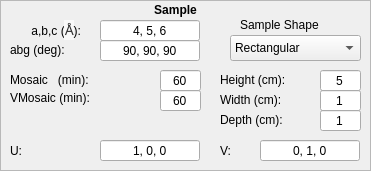
   <widget class="QFrame" name="sample_frame">
    <property name="geometry">
     <rect>
      <x>10</x>
      <y>310</y>
      <width>371</width>
      <height>171</height>
     </rect>
    </property>
    <property name="sizePolicy">
     <sizepolicy hsizetype="Expanding" vsizetype="Expanding">
      <horstretch>0</horstretch>
      <verstretch>0</verstretch>
     </sizepolicy>
    </property>
    <property name="minimumSize">
     <size>
      <width>351</width>
      <height>171</height>
     </size>
    </property>
    <property name="frameShape">
     <enum>QFrame::StyledPanel</enum>
    </property>
    <property name="frameShadow">
     <enum>QFrame::Sunken</enum>
    </property>
    <widget class="QLabel" name="sample_label">
     <property name="geometry">
      <rect>
       <x>0</x>
       <y>0</y>
       <width>351</width>
       <height>20</height>
      </rect>
     </property>
     <property name="minimumSize">
      <size>
       <width>351</width>
       <height>20</height>
      </size>
     </property>
     <property name="text">
      <string>&lt;html&gt;&lt;head/&gt;&lt;body&gt;&lt;p&gt;&lt;span style=&quot; font-weight:600;&quot;&gt;Sample&lt;/span&gt;&lt;/p&gt;&lt;/body&gt;&lt;/html&gt;</string>
     </property>
     <property name="alignment">
      <set>Qt::AlignCenter</set>
     </property>
    </widget>
    <widget class="QLabel" name="abc_label">
     <property name="geometry">
      <rect>
       <x>10</x>
       <y>20</y>
       <width>71</width>
       <height>20</height>
      </rect>
     </property>
     <property name="sizePolicy">
      <sizepolicy hsizetype="Fixed" vsizetype="Fixed">
       <horstretch>0</horstretch>
       <verstretch>0</verstretch>
      </sizepolicy>
     </property>
     <property name="minimumSize">
      <size>
       <width>61</width>
       <height>20</height>
      </size>
     </property>
     <property name="text">
      <string>&lt;html&gt;&lt;head/&gt;&lt;body&gt;&lt;p align=&quot;right&quot;&gt;a,b,c (&lt;span style=&quot; font-family:'Open Sans,Helvetica Neue,Helvetica,Arial,sans-serif'; font-size:14px; color:#333333; background-color:#f9f9f9;&quot;&gt;Å&lt;/span&gt;):&lt;/p&gt;&lt;/body&gt;&lt;/html&gt;</string>
     </property>
    </widget>
    <widget class="QLineEdit" name="abc_input">
     <property name="geometry">
      <rect>
       <x>100</x>
       <y>20</y>
       <width>100</width>
       <height>21</height>
      </rect>
     </property>
     <property name="sizePolicy">
      <sizepolicy hsizetype="Fixed" vsizetype="Fixed">
       <horstretch>0</horstretch>
       <verstretch>0</verstretch>
      </sizepolicy>
     </property>
     <property name="minimumSize">
      <size>
       <width>100</width>
       <height>21</height>
      </size>
     </property>
     <property name="maximumSize">
      <size>
       <width>100</width>
       <height>21</height>
      </size>
     </property>
     <property name="text">
      <string>4, 5, 6</string>
     </property>
     <property name="alignment">
      <set>Qt::AlignCenter</set>
     </property>
    </widget>
    <widget class="QLineEdit" name="abg_input">
     <property name="geometry">
      <rect>
       <x>100</x>
       <y>40</y>
       <width>100</width>
       <height>21</height>
      </rect>
     </property>
     <property name="sizePolicy">
      <sizepolicy hsizetype="Fixed" vsizetype="Fixed">
       <horstretch>0</horstretch>
       <verstretch>0</verstretch>
      </sizepolicy>
     </property>
     <property name="minimumSize">
      <size>
       <width>100</width>
       <height>21</height>
      </size>
     </property>
     <property name="maximumSize">
      <size>
       <width>100</width>
       <height>21</height>
      </size>
     </property>
     <property name="text">
      <string>90, 90, 90</string>
     </property>
     <property name="alignment">
      <set>Qt::AlignCenter</set>
     </property>
    </widget>
    <widget class="QLabel" name="abg_label">
     <property name="geometry">
      <rect>
       <x>10</x>
       <y>40</y>
       <width>81</width>
       <height>20</height>
      </rect>
     </property>
     <property name="sizePolicy">
      <sizepolicy hsizetype="Fixed" vsizetype="Fixed">
       <horstretch>0</horstretch>
       <verstretch>0</verstretch>
      </sizepolicy>
     </property>
     <property name="minimumSize">
      <size>
       <width>63</width>
       <height>16</height>
      </size>
     </property>
     <property name="text">
      <string>&lt;html&gt;&lt;head/&gt;&lt;body&gt;&lt;p&gt;abg (deg):&lt;/p&gt;&lt;/body&gt;&lt;/html&gt;</string>
     </property>
    </widget>
    <widget class="QLineEdit" name="sample_width_input">
     <property name="geometry">
      <rect>
       <x>320</x>
       <y>90</y>
       <width>41</width>
       <height>21</height>
      </rect>
     </property>
     <property name="minimumSize">
      <size>
       <width>41</width>
       <height>21</height>
      </size>
     </property>
     <property name="maximumSize">
      <size>
       <width>41</width>
       <height>21</height>
      </size>
     </property>
     <property name="text">
      <string>1</string>
     </property>
     <property name="alignment">
      <set>Qt::AlignCenter</set>
     </property>
    </widget>
    <widget class="QLineEdit" name="sample_vmosaic_input">
     <property name="geometry">
      <rect>
       <x>160</x>
       <y>90</y>
       <width>41</width>
       <height>21</height>
      </rect>
     </property>
     <property name="minimumSize">
      <size>
       <width>41</width>
       <height>21</height>
      </size>
     </property>
     <property name="maximumSize">
      <size>
       <width>41</width>
       <height>21</height>
      </size>
     </property>
     <property name="text">
      <string>60</string>
     </property>
     <property name="alignment">
      <set>Qt::AlignCenter</set>
     </property>
    </widget>
    <widget class="QLineEdit" name="sample_v_input">
     <property name="geometry">
      <rect>
       <x>260</x>
       <y>140</y>
       <width>100</width>
       <height>21</height>
      </rect>
     </property>
     <property name="minimumSize">
      <size>
       <width>100</width>
       <height>21</height>
      </size>
     </property>
     <property name="maximumSize">
      <size>
       <width>100</width>
       <height>21</height>
      </size>
     </property>
     <property name="text">
      <string>0, 1, 0</string>
     </property>
     <property name="alignment">
      <set>Qt::AlignCenter</set>
     </property>
    </widget>
    <widget class="QLabel" name="sample_height_label">
     <property name="geometry">
      <rect>
       <x>220</x>
       <y>70</y>
       <width>91</width>
       <height>20</height>
      </rect>
     </property>
     <property name="sizePolicy">
      <sizepolicy hsizetype="Fixed" vsizetype="Fixed">
       <horstretch>0</horstretch>
       <verstretch>0</verstretch>
      </sizepolicy>
     </property>
     <property name="minimumSize">
      <size>
       <width>71</width>
       <height>16</height>
      </size>
     </property>
     <property name="text">
      <string>Height (cm):</string>
     </property>
     <property name="alignment">
      <set>Qt::AlignLeading|Qt::AlignLeft|Qt::AlignVCenter</set>
     </property>
    </widget>
    <widget class="QLabel" name="sample_u_label">
     <property name="geometry">
      <rect>
       <x>10</x>
       <y>140</y>
       <width>21</width>
       <height>21</height>
      </rect>
     </property>
     <property name="minimumSize">
      <size>
       <width>21</width>
       <height>21</height>
      </size>
     </property>
     <property name="text">
      <string>U:</string>
     </property>
    </widget>
    <widget class="QLabel" name="sample_width_label">
     <property name="geometry">
      <rect>
       <x>220</x>
       <y>90</y>
       <width>91</width>
       <height>20</height>
      </rect>
     </property>
     <property name="sizePolicy">
      <sizepolicy hsizetype="Fixed" vsizetype="Fixed">
       <horstretch>0</horstretch>
       <verstretch>0</verstretch>
      </sizepolicy>
     </property>
     <property name="minimumSize">
      <size>
       <width>71</width>
       <height>16</height>
      </size>
     </property>
     <property name="text">
      <string>Width (cm):</string>
     </property>
     <property name="alignment">
      <set>Qt::AlignLeading|Qt::AlignLeft|Qt::AlignVCenter</set>
     </property>
    </widget>
    <widget class="QLineEdit" name="sample_height_input">
     <property name="geometry">
      <rect>
       <x>320</x>
       <y>70</y>
       <width>41</width>
       <height>21</height>
      </rect>
     </property>
     <property name="minimumSize">
      <size>
       <width>41</width>
       <height>21</height>
      </size>
     </property>
     <property name="maximumSize">
      <size>
       <width>41</width>
       <height>21</height>
      </size>
     </property>
     <property name="text">
      <string>5</string>
     </property>
     <property name="alignment">
      <set>Qt::AlignCenter</set>
     </property>
    </widget>
    <widget class="QLabel" name="sample_mosaic_label">
     <property name="geometry">
      <rect>
       <x>10</x>
       <y>70</y>
       <width>111</width>
       <height>20</height>
      </rect>
     </property>
     <property name="sizePolicy">
      <sizepolicy hsizetype="Fixed" vsizetype="Fixed">
       <horstretch>0</horstretch>
       <verstretch>0</verstretch>
      </sizepolicy>
     </property>
     <property name="minimumSize">
      <size>
       <width>101</width>
       <height>16</height>
      </size>
     </property>
     <property name="text">
      <string>Mosaic   (min):</string>
     </property>
     <property name="alignment">
      <set>Qt::AlignLeading|Qt::AlignLeft|Qt::AlignVCenter</set>
     </property>
    </widget>
    <widget class="QLabel" name="sample_depth_label">
     <property name="geometry">
      <rect>
       <x>220</x>
       <y>110</y>
       <width>91</width>
       <height>20</height>
      </rect>
     </property>
     <property name="sizePolicy">
      <sizepolicy hsizetype="Fixed" vsizetype="Fixed">
       <horstretch>0</horstretch>
       <verstretch>0</verstretch>
      </sizepolicy>
     </property>
     <property name="minimumSize">
      <size>
       <width>71</width>
       <height>16</height>
      </size>
     </property>
     <property name="text">
      <string>Depth (cm):</string>
     </property>
     <property name="alignment">
      <set>Qt::AlignLeading|Qt::AlignLeft|Qt::AlignVCenter</set>
     </property>
    </widget>
    <widget class="QLineEdit" name="sample_u_input">
     <property name="geometry">
      <rect>
       <x>100</x>
       <y>140</y>
       <width>100</width>
       <height>21</height>
      </rect>
     </property>
     <property name="minimumSize">
      <size>
       <width>100</width>
       <height>21</height>
      </size>
     </property>
     <property name="maximumSize">
      <size>
       <width>100</width>
       <height>21</height>
      </size>
     </property>
     <property name="text">
      <string>1, 0, 0</string>
     </property>
     <property name="alignment">
      <set>Qt::AlignCenter</set>
     </property>
    </widget>
    <widget class="QLabel" name="sample_v_label">
     <property name="geometry">
      <rect>
       <x>220</x>
       <y>140</y>
       <width>21</width>
       <height>21</height>
      </rect>
     </property>
     <property name="minimumSize">
      <size>
       <width>21</width>
       <height>21</height>
      </size>
     </property>
     <property name="text">
      <string>V:</string>
     </property>
    </widget>
    <widget class="QLineEdit" name="sample_depth_input">
     <property name="geometry">
      <rect>
       <x>320</x>
       <y>110</y>
       <width>41</width>
       <height>21</height>
      </rect>
     </property>
     <property name="minimumSize">
      <size>
       <width>41</width>
       <height>21</height>
      </size>
     </property>
     <property name="maximumSize">
      <size>
       <width>41</width>
       <height>21</height>
      </size>
     </property>
     <property name="text">
      <string>1</string>
     </property>
     <property name="alignment">
      <set>Qt::AlignCenter</set>
     </property>
    </widget>
    <widget class="QLabel" name="sample_vmosaic_label">
     <property name="geometry">
      <rect>
       <x>10</x>
       <y>90</y>
       <width>111</width>
       <height>16</height>
      </rect>
     </property>
     <property name="sizePolicy">
      <sizepolicy hsizetype="Fixed" vsizetype="Fixed">
       <horstretch>0</horstretch>
       <verstretch>0</verstretch>
      </sizepolicy>
     </property>
     <property name="minimumSize">
      <size>
       <width>111</width>
       <height>16</height>
      </size>
     </property>
     <property name="text">
      <string>VMosaic (min):</string>
     </property>
     <property name="alignment">
      <set>Qt::AlignLeading|Qt::AlignLeft|Qt::AlignVCenter</set>
     </property>
    </widget>
    <widget class="QLineEdit" name="sample_mosaic_input">
     <property name="geometry">
      <rect>
       <x>160</x>
       <y>70</y>
       <width>41</width>
       <height>21</height>
      </rect>
     </property>
     <property name="minimumSize">
      <size>
       <width>41</width>
       <height>21</height>
      </size>
     </property>
     <property name="maximumSize">
      <size>
       <width>41</width>
       <height>21</height>
      </size>
     </property>
     <property name="text">
      <string>60</string>
     </property>
     <property name="alignment">
      <set>Qt::AlignCenter</set>
     </property>
    </widget>
    <widget class="QComboBox" name="sample_shape_dropdown">
     <property name="geometry">
      <rect>
       <x>230</x>
       <y>35</y>
       <width>131</width>
       <height>26</height>
      </rect>
     </property>
     <item>
      <property name="text">
       <string>Rectangular</string>
      </property>
     </item>
     <item>
      <property name="text">
       <string>Cylindrical</string>
      </property>
     </item>
    </widget>
    <widget class="QLabel" name="sample_shape_label">
     <property name="geometry">
      <rect>
       <x>240</x>
       <y>15</y>
       <width>101</width>
       <height>20</height>
      </rect>
     </property>
     <property name="text">
      <string>Sample Shape</string>
     </property>
     <property name="alignment">
      <set>Qt::AlignLeading|Qt::AlignLeft|Qt::AlignVCenter</set>
     </property>
    </widget>
    <zorder>abc_input</zorder>
    <zorder>abg_input</zorder>
    <zorder>abg_label</zorder>
    <zorder>sample_width_input</zorder>
    <zorder>sample_vmosaic_input</zorder>
    <zorder>sample_v_input</zorder>
    <zorder>sample_height_label</zorder>
    <zorder>sample_u_label</zorder>
    <zorder>sample_width_label</zorder>
    <zorder>sample_height_input</zorder>
    <zorder>sample_mosaic_label</zorder>
    <zorder>sample_depth_label</zorder>
    <zorder>sample_u_input</zorder>
    <zorder>sample_v_label</zorder>
    <zorder>sample_depth_input</zorder>
    <zorder>sample_vmosaic_label</zorder>
    <zorder>sample_mosaic_input</zorder>
    <zorder>sample_label</zorder>
    <zorder>abc_label</zorder>
    <zorder>sample_shape_dropdown</zorder>
    <zorder>sample_shape_label</zorder>
   </widget>
